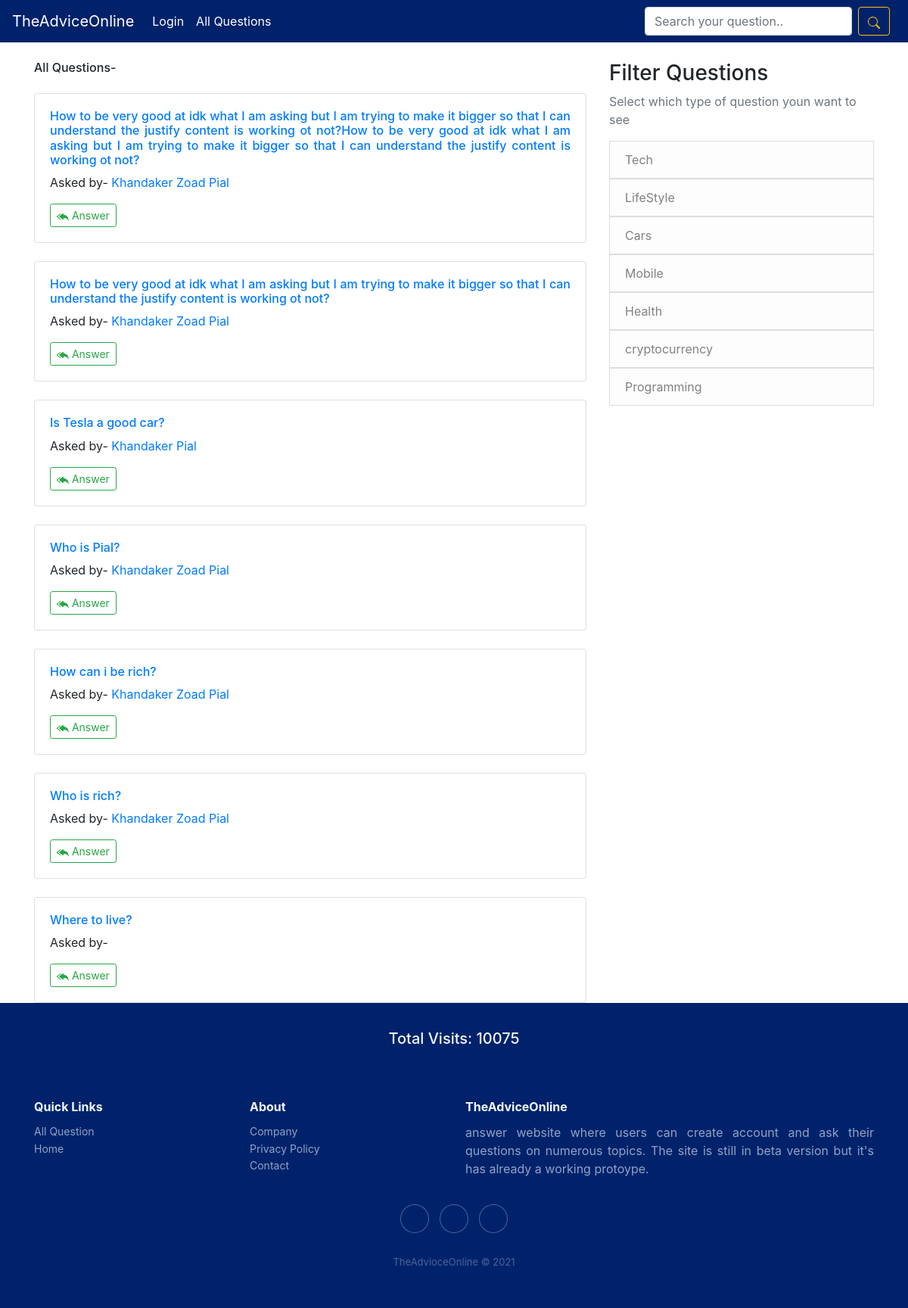
/all, run on an earlier commit of the app's database.
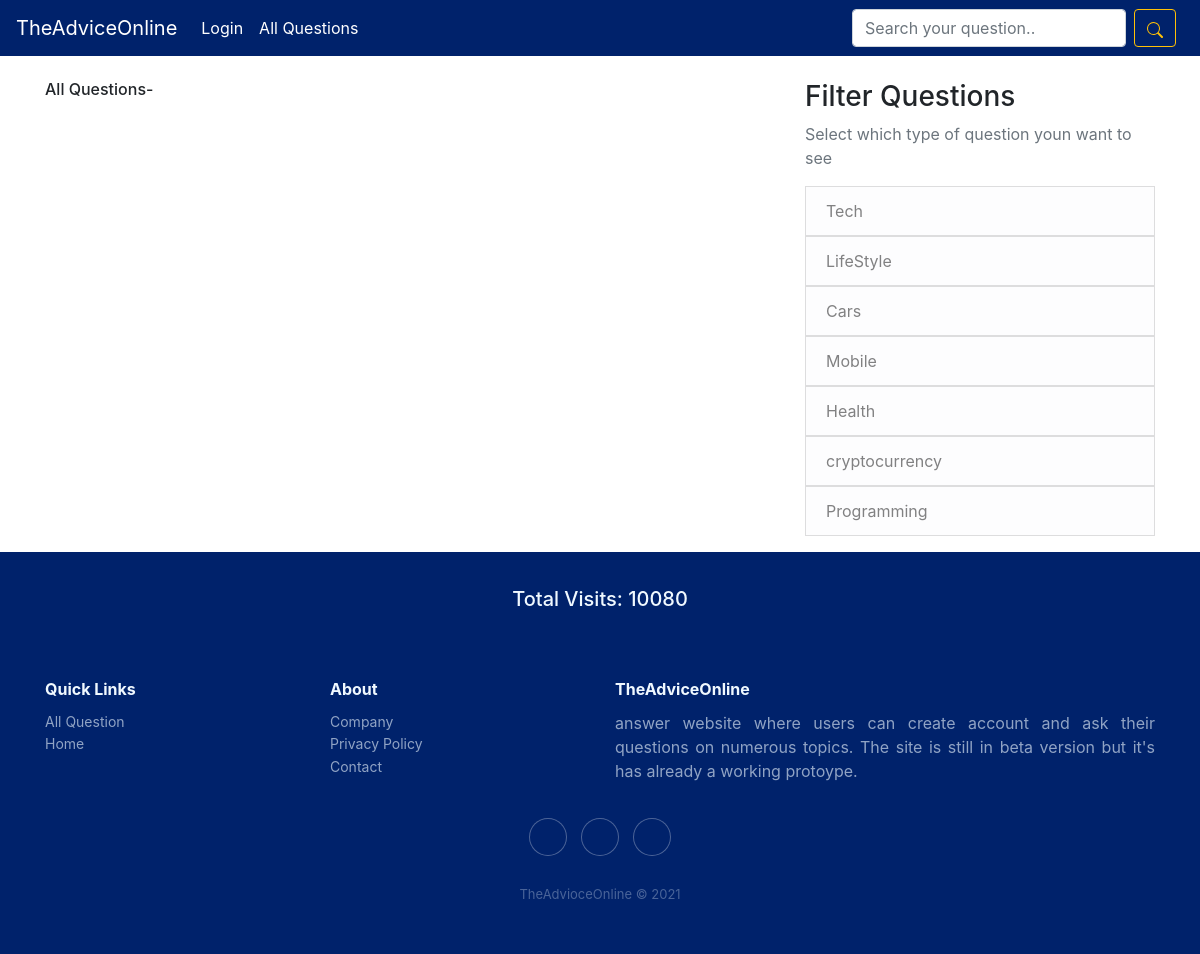
And on a later commit of the database.
### question/models.py (models this page shows, shortened)
class Question(models.Model):
    asked_by = models.ForeignKey(User, on_delete=models.CASCADE)
    the_question = models.TextField()
    asked_when = models.DateTimeField(auto_now_add=True)
    question_category = models.ForeignKey(category, on_delete=models.CASCADE)
    is_anonymous = models.BooleanField(default=False)

class category(models.Model):
    cat = models.CharField(max_length=30)

class fun(models.Model):
    total = models.IntegerField(default=1)

### question/views.py (the view)
# urls.py: path('all', views.all_questins, name='all'),
def all_questins(request):
    object_set  = Question.objects.all().order_by('-asked_when')
    fun = f.objects.get(pk=1)
    cats = c.objects.all()
    p = Paginator(object_set, 10)
    page_number = request.GET.get('page')
    page_obj = p.get_page(page_number)
    return render(request, 'question/all.html', {'questions_set': page_obj, 'cats': cats, 'fun': fun})

### templates/question/all.html (shortened to what this page needs)
{% extends 'base.html' %}
{% block main_content %}
<h6 class=mt-4>All Questions- </h6>
{% for q in questions_set %}
<div class="card mt-4">
    <div class="card-body">
        <h6 class="text-justify"><a href="{% url 'answer' q.pk %}">{{q.the_question}}</a> </h6>
        {% if q.is_anonymous %}
        <p>Asked by - Anonymous</p>
        {% else %}
        <p>Asked by- <a href="{% url 'profile_handler' q.asked_by.pk %}">{{q.asked_by.first_name}}
                {{q.asked_by.last_name}}
            </a></p>
        {% endif %}
        <a href="{% url 'answer' q.pk %}" class="btn btn-outline-success btn-sm">
            Answer</a>
    </div>
</div>
{% endfor %}
{% endblock main_content %}

### templates/base.html (shortened to what this page needs)
<!DOCTYPE html>
<html>
<head>
    <link rel="stylesheet" href="https://cdn.jsdelivr.net/npm/bootstrap@4.6.0/dist/css/bootstrap.min.css">
    <link rel="stylesheet" href="https://cdnjs.cloudflare.com/ajax/libs/ionicons/2.0.1/css/ionicons.min.css">
</head>
<body>
    <nav class="navbar navbar-expand-lg navbar-dark bg-pial">
        <a class="navbar-brand" href="{% url 'home' %}">TheAdviceOnline</a>
        <div class="collapse navbar-collapse" id="navbarSupportedContent">
            <ul class="navbar-nav mr-auto">
                {% if user.is_authenticated %}
                <li class="nav-item active">
                  <a class="nav-link" href="{% url 'profile_handler' user.pk %}">Profile <span class="sr-only">(current)</span></a>
                </li>
                {% else %}
                <li class="nav-item active">
                  <a class="nav-link" href="{% url 'account_login' %}">Login <span class="sr-only">(current)</span></a>
                </li>
                {% endif %}
                <li class="nav-item active">
                  <a class="nav-link" href="{% url 'all' %}">All Questions <span class="sr-only">(current)</span></a>
                </li>
            </ul>
            <form action="{% url 'search' %}" class="form-inline my-2 my-lg-0" method="post">
                <input class="form-control mr-sm-2" type="search" name="search" placeholder="Search your question.." aria-label="Search">
                <button class="mr-2 btn btn-outline-warning my-2 my-sm-0" type="submit"></button>
            </form>
        </div>
    </nav>
 <main role="main" class="container">
      <div class="row">
        <div class="col-lg-8">
          {% block main_content %}{% endblock main_content %}
        </div>
        <div class="col-lg-4 mt-4">
          <div class="content-section">
            {% if unanswered %}
          <h3>More</h3>
          <p class='text-muted'>You may also like to answer these questions too!
              <ul class="list-group">
                {% for i in unanswered %}
                  <a href="{% url 'sub_question' i.pk %}"><li class="list-group-item list-group-item-light">{{i.the_sub_question}}</li></a>
                {% endfor %}
              </ul>
            </p>
            {% else %}
            <h3>Filter Questions</h3>
            <p class='text-muted'>Select which type of question youn want to see
              <ul class="list-group">
              {% for x in cats %}
                <a href="{% url 'search2' x.pk %}"><li class="list-group-item list-group-item-light">{{x.cat}}</li></a>
              {% endfor %}
              </ul>
            </p>
            {% endif %}
          </div>
        </div>
      </div>
    </main>
<div class="footer-dark1">
  <br>
  <center><h5>Total Visits: {{fun.total}}</h5></center>
</div>
    <div class="footer-dark">
  <footer>
      <div class="container">
          <div class="row">
              <div class="col-sm-6 col-md-3 item">
                  <h3>Quick Links</h3>
                  <ul>
                      <li><a href="{% url 'all' %}">All Question</a></li>
                      <li><a href="{% url 'home' %}">Home</a></li>
                  </ul>
              </div>
              <div class="col-sm-6 col-md-3 item">
                  <h3>About</h3>
                  <ul>
                      <li><a href="{% url 'about_us' %}">Company</a></li>
                      <li><a href="{% url 'about_us' %}">Privacy Policy</a></li>
                      <li><a href="{% url 'about_us' %}">Contact</a></li>
                  </ul>
              </div>
              <div class="col-md-6 item text">
                  <h3>TheAdviceOnline</h3>
                  <p  class="text-justify">answer website where users can create account and ask their questions on numerous topics. The site is still in beta version but it's has already a working protoype.</p>
              </div>
              <div class="col item social"><a href="#"></a><a href="#"></a><a href="https://www.linkedin.com/in/advice-online-6b89a9220/"></a></div>
          </div>
          <p class="copyright">TheAdvioceOnline © 2021</p>
      </div>
  </footer>
</body>

### templates/base.html (style rules this page uses)
.bg-pial { background-color: #00226b; }
.footer-dark { padding:50px 0; color:#f0f9ff; background-color:#00226b; }
.footer-dark1 { padding: 11px; color:#f0f9ff; background-color:#00226b; }
.footer-dark h3 { margin-top:0; margin-bottom:12px; font-weight:bold; font-size:16px; }
.footer-dark ul { padding:0; list-style:none; line-height:1.6; font-size:14px; margin-bottom:0; }
.footer-dark ul a { color:inherit; text-decoration:none; opacity:0.6; }
.footer-dark .item.text { margin-bottom:36px; }
.footer-dark .item.text p { opacity:0.6; margin-bottom:0; }
.footer-dark .item.social { text-align:center; }
.footer-dark .item.social > a { font-size:20px; width:36px; height:36px; line-height:36px; display:inline-block; text-align:center; border-radius:50%; box-shadow:0 0 0 1px rgba(255,255,255,0.4); margin:0 8px; color:#fff; opacity:0.75; }
.footer-dark .copyright { text-align:center; padding-top:24px; opacity:0.3; font-size:13px; margin-bottom:0; }

What changed in the data, as far as the page shows it:
removed Question: the_question "How to be very good at idk what I am asking but I am trying to make it bigger so that I can understand the justify content is working ot not?How to be very good at idk what I am asking but I am trying to make it bigger so that I can understand the justify content is working ot not?", asked_by.first_name "Khandaker", asked_by.last_name "Zoad Pial"
removed Question: the_question "How to be very good at idk what I am asking but I am trying to make it bigger so that I can understand the justify content is working ot not?", asked_by.first_name "Khandaker", asked_by.last_name "Zoad Pial"
removed Question: the_question "Is Tesla a good car?", asked_by.first_name "Khandaker", asked_by.last_name "Pial"
removed Question: the_question "Who is Pial?", asked_by.first_name "Khandaker", asked_by.last_name "Zoad Pial"
removed Question: the_question "How can i be rich?", asked_by.first_name "Khandaker", asked_by.last_name "Zoad Pial"
removed Question: the_question "Who is rich?", asked_by.first_name "Khandaker", asked_by.last_name "Zoad Pial"
removed Question: the_question "Where to live?"
changed fun: total "10075" → "10080"
